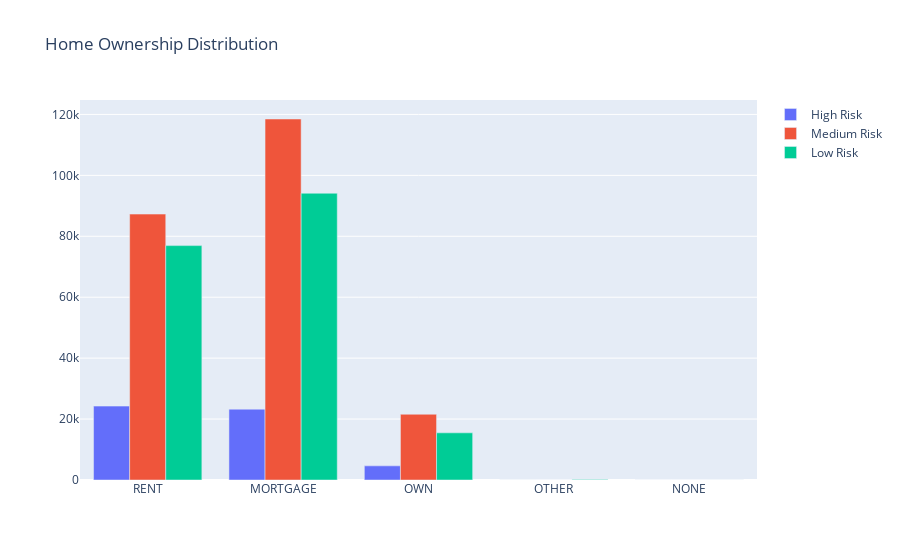

The cell this chart's notebook holds for it:
### Code cell
# Explore the data further with visualization

trace0 = go.Bar(
    x = data[data["loan_status"]== 'High Risk']["home_ownership"].value_counts().index.values,
    y = data[data["loan_status"]== 'High Risk']["home_ownership"].value_counts(),
    name='High Risk'
)

trace1 = go.Bar(
    x = data[data["loan_status"]== 'Medium Risk']["home_ownership"].value_counts().index.values,
    y = data[data["loan_status"]== 'Medium Risk']["home_ownership"].value_counts(),
    name="Medium Risk"
)

trace2 = go.Bar(
    x = data[data["loan_status"]== 'Low Risk']["home_ownership"].value_counts().index.values,
    y = data[data["loan_status"]== 'Low Risk']["home_ownership"].value_counts(),
    name="Low Risk"
)

tabels = [trace0, trace1, trace2]

layout = go.Layout(
    title='Home Ownership Distribution'
)


fig = go.Figure(data=tabels, layout=layout)

py.iplot(fig)

### Figure 1 — Plotly figure (JSON) as saved in the notebook; plotly's stock layout.template omitted (floating-point values rounded to 4 significant figures)
{"data": [{"name": "High Risk", "type": "bar", "x": ["RENT", "MORTGAGE", "OWN", "OTHER", "NONE"], "y": [24250, 23247, 4643, 38, 8]}, {"name": "Medium Risk", "type": "bar", "x": ["MORTGAGE", "RENT", "OWN", "OTHER", "NONE"], "y": [118499, 87287, 21581, 3, 2]}, {"name": "Low Risk", "type": "bar", "x": ["MORTGAGE", "RENT", "OWN", "OTHER", "NONE"], "y": [94129, 76936, 15480, 141, 40]}], "layout": {"title": {"text": "Home Ownership Distribution"}}}
